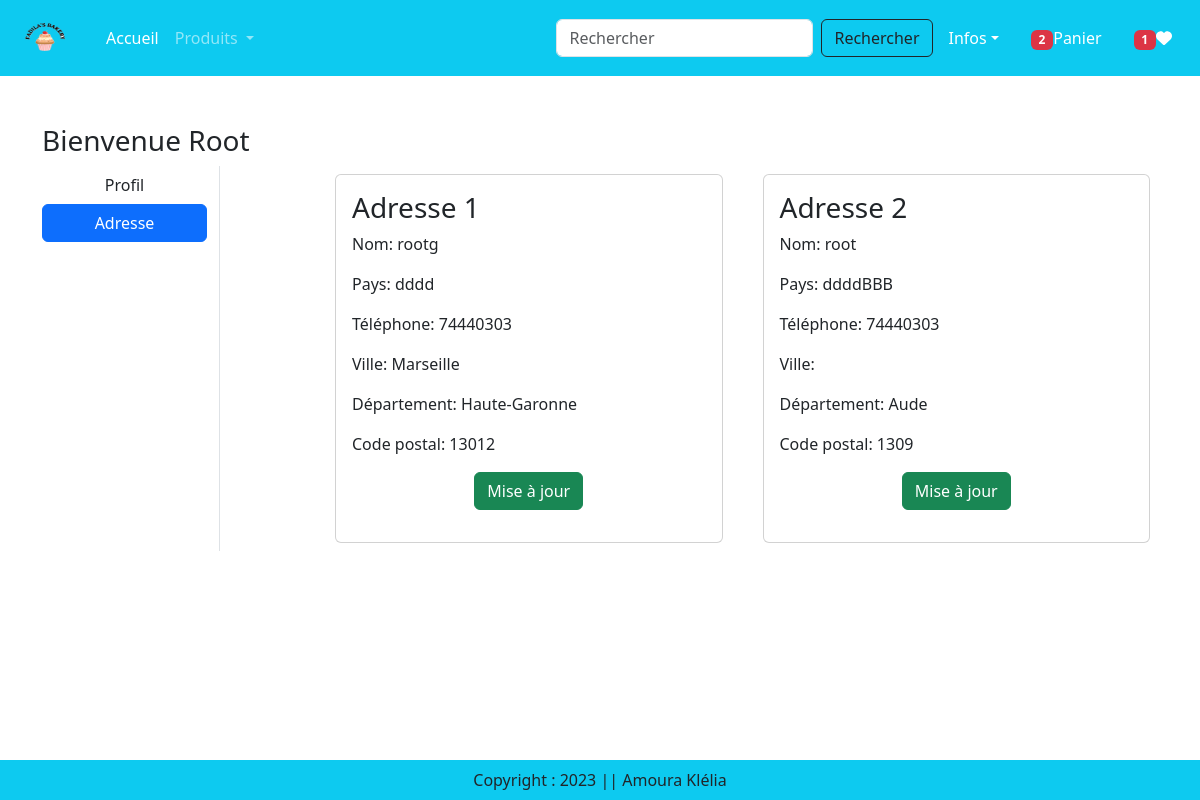
The page /address/ (signed in) on the database its author committed.
### app/models.py (models this page shows, shortened)
class Customer(models.Model):
    user = models.ForeignKey(User,on_delete=models.CASCADE)
    name = models.CharField(max_length=200)
    locality = models.CharField(max_length=200)
    city = models.CharField(max_length=50)
    mobile = models.IntegerField(default=0)
    zipcode = models.IntegerField()
    state = models.CharField(choices=STATE_CHOICES, max_length=100)

### app/views.py (the view)
# urls.py: path('address/', views.address, name='address'),
@login_required
def address(request):
    add = Customer.objects.filter(user=request.user)
    totalitem = 0
    wishitem = 0
    if request.user.is_authenticated:
        totalitem = len(Cart.objects.filter(user=request.user))
        wishitem = len(Wishlist.objects.filter(user=request.user))
    return render(request, 'app/address.html', locals())

### app/templates/app/address.html (shortened to what this page needs)
{% extends 'app/base.html' %}
{% load static %}
{% block main-content %}
<div class="container my-5">
    <div class="row">
        <h3>Bienvenue <span class="text-capitalize">{{ request.user }}</span></h3>
    <div class="col-sm-2 border-end">
        <ul class="list-unstyled">
            <li class="d-grid"><a href="{% url 'profile' %}" class="btn">Profil</a> </li>
            <li class="d-grid"><a href="{% url 'address' %}" class="btn btn-primary">Adresse</a></li>
        </ul>
    </div>
        <div class="col-sm-9 offset-sm-1">
            <div class="row">
                {% for ad in add %}
                    <div class="col-sm-6">
                    <div class="card m-2">
                    <div class="card-body">
                    <h3>Adresse {{ forloop.counter }}</h3>
                    <p>Nom: {{ ad.name }}</p>
                    <p>Pays: {{ ad.locality }}</p>
                    <p>Téléphone: {{ ad.mobile }}</p>
                    <p>Ville: {{ ad.city }}</p>
                    <p>Département: {{ ad.state }}</p>
                    <p>Code postal: {{ ad.zipcode }}</p>
                    <p class="text-center"><a href="{% url 'updateAddress' pk=ad.id %}"
                    type="button" class="btn btn-success">Mise à jour</a></p>
                    </div>
                    </div>
                    </div>
                {% endfor %}
            </div>
        </div>
        </div>
        </div>
{% endblock main-content %}

### rows shown on the page
Customer: name "rootg", locality "dddd", mobile "74440303", city "Marseille", state "Haute-Garonne", zipcode "13012"
Customer: name "root", locality "ddddBBB", mobile "74440303", state "Aude", zipcode "1309"

### other values the page prints
{{ totalitem }} "2"
{{ wishitem }} "1"
{{ request.user }} "Root"
